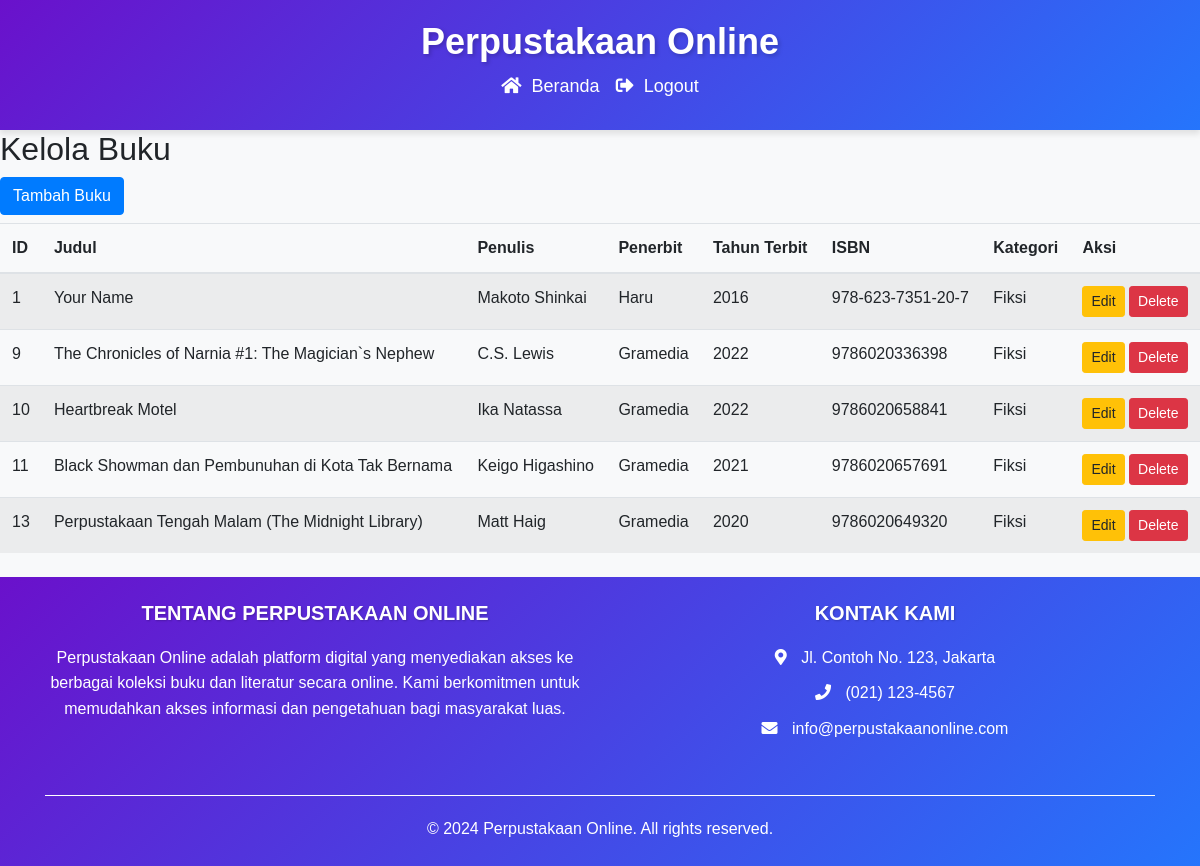
Page /perpustakaan_online/manage_book.php on the committed database.
### tables this page shows
CREATE TABLE `books` (
  `book_id` int(11) NOT NULL,
  `title` varchar(255) NOT NULL,
  `author` varchar(100) NOT NULL,
  `publisher` varchar(100) NOT NULL,
  `year_of_publication` year(4) NOT NULL,
  `isbn` varchar(20) NOT NULL,
  `category_id` int(11) DEFAULT NULL,
  `availability` tinyint(1) DEFAULT 1,
  `image_path` varchar(255) DEFAULT NULL,
  `synopsis` text DEFAULT NULL
);

CREATE TABLE `categories` (
  `category_id` int(11) NOT NULL,
  `category_name` varchar(50) NOT NULL
);

### perpustakaan_online/manage_book.php (the view)
<?php
include 'koneksi.php';
include 'template/header.php';
?>
<h2>Kelola Buku</h2>
<a href="add_book.php" class="btn btn-primary mb-2">Tambah Buku</a>
<table class="table table-striped">
    <thead>
        <tr>
            <th>ID</th>
            <th>Judul</th>
            <th>Penulis</th>
            <th>Penerbit</th>
            <th>Tahun Terbit</th>
            <th>ISBN</th>
            <th>Kategori</th>
            <th>Aksi</th>
        </tr>
    </thead>
    <tbody>
        <?php
        $sql = "SELECT Books.*, Categories.category_name FROM Books LEFT JOIN Categories ON Books.category_id = Categories.category_id";
        $result = $conn->query($sql);
        while ($row = $result->fetch_assoc()) {
            echo "<tr>";
            echo "<td>" . $row['book_id'] . "</td>";
            echo "<td>" . $row['title'] . "</td>";
            echo "<td>" . $row['author'] . "</td>";
            echo "<td>" . $row['publisher'] . "</td>";
            echo "<td>" . $row['year_of_publication'] . "</td>";
            echo "<td>" . $row['isbn'] . "</td>";
            echo "<td>" . $row['category_name'] . "</td>";
            echo "<td>
                    <a href='edit_book.php?book_id=" . $row['book_id'] . "' class='btn btn-warning btn-sm'>Edit</a>
                    <a href='delete_book.php?book_id=" . $row['book_id'] . "' class='btn btn-danger btn-sm'>Delete</a>
                </td>";
            echo "</tr>";
        }
        ?>
    </tbody>
</table>
<?php include 'template/footer.php'; ?>

### perpustakaan_online/template/header.php (shortened to what this page needs)
<!DOCTYPE html>
<html lang="id">
<head>
    <link rel="stylesheet" href="https://stackpath.bootstrapcdn.com/bootstrap/4.5.2/css/bootstrap.min.css">
    <link rel="stylesheet" href="https://cdnjs.cloudflare.com/ajax/libs/font-awesome/5.15.4/css/all.min.css">
</head>
<body>
    <header>
        <h1>Perpustakaan Online</h1>
        <nav class="navbar navbar-expand-lg">
            <div class="container">
                <div class="collapse navbar-collapse" id="navbarNav">
                    <ul class="navbar-nav">
                        <li class="nav-item">
                            <a class="nav-link" href="index.php">
                                <i class="fas fa-home icon"></i>Beranda
                            </a>
                        </li>
                        <li class="nav-item">
                            <a class="nav-link" href="logout.php">
                                <i class="fas fa-sign-out-alt icon"></i>Logout
                            </a>
                        </li>
                    </ul>
                </div>
            </div>
        </nav>
    </header>
</body>
</html>

### perpustakaan_online/template/footer.php (shortened to what this page needs)
<footer class="bg-primary text-white text-center p-4 mt-4">
    <div class="container">
        <div class="row">
            <div class="col-md-6 mb-4">
                <h5>Tentang Perpustakaan Online</h5>
                <p>Perpustakaan Online adalah platform digital yang menyediakan akses ke berbagai koleksi buku dan literatur secara online. Kami berkomitmen untuk memudahkan akses informasi dan pengetahuan bagi masyarakat luas.</p>
            </div>
            <div class="col-md-6 mb-4">
                <h5>Kontak Kami</h5>
                <ul class="list-unstyled">
                    <li><i class="fas fa-map-marker-alt"></i> Jl. Contoh No. 123, Jakarta</li>
                    <li><i class="fas fa-phone"></i> (021) 123-4567</li>
                    <li><i class="fas fa-envelope"></i> info@perpustakaanonline.com</li>
                </ul>
            </div>
        </div>
        <hr class="bg-white">
        <div class="row">
            <div class="col-md-12">
                <p>&copy; 2024 Perpustakaan Online. All rights reserved.</p>
            </div>
        </div>
    </div>
</footer>

### perpustakaan_online/template/header.php (style rules this page uses)
body { font-family: 'Arial', sans-serif; background-color: #f8f9fa; }
header { background: linear-gradient(135deg, #6a11cb 0%, #2575fc 100%); padding: 20px 0; color: white; box-shadow: 0 4px 6px rgba(0, 0, 0, 0.1); }
.navbar { padding: 0; }
.navbar-nav { margin: 0 auto; }
.navbar-nav .nav-link { color: white; padding: 10px 20px; font-size: 18px; transition: background 0.3s, color 0.3s; border-radius: 5px; }
h1 { text-align: center; margin: 0; font-size: 36px; font-weight: 700; text-shadow: 2px 2px 4px rgba(0, 0, 0, 0.2); }
.icon { margin-right: 10px; }

### perpustakaan_online/template/footer.php (style rules this page uses)
footer { background: linear-gradient(135deg, #6a11cb 0%, #2575fc 100%); color: white; padding: 40px 0; }
footer h5 { font-size: 20px; margin-bottom: 20px; text-transform: uppercase; font-weight: bold; text-shadow: 1px 1px 2px rgba(0, 0, 0, 0.2); }
footer p, footer ul { margin: 0; font-size: 16px; line-height: 1.6; }
footer ul { padding-left: 0; list-style: none; }
footer ul li { margin-bottom: 10px; }
footer ul li i { margin-right: 10px; }
footer hr { border-top: 1px solid rgba(255, 255, 255, 0.3); margin: 20px 0; }
footer p { margin-bottom: 0; }

### rows in the picture
books: book_id "1", title "Your Name", author "Makoto Shinkai", publisher "Haru", year_of_publication "2016", isbn "978-623-7351-20-7", category.category_name "Fiksi"
books: book_id "9", title "The Chronicles of Narnia #1: The Magician`s Nephew", author "C.S. Lewis", publisher "Gramedia", year_of_publication "2022", isbn "9786020336398", category.category_name "Fiksi"
books: book_id "10", title "Heartbreak Motel", author "Ika Natassa", publisher "Gramedia", year_of_publication "2022", isbn "9786020658841", category.category_name "Fiksi"
books: book_id "11", title "Black Showman dan Pembunuhan di Kota Tak Bernama", author "Keigo Higashino", publisher "Gramedia", year_of_publication "2021", isbn "9786020657691", category.category_name "Fiksi"
books: book_id "13", title "Perpustakaan Tengah Malam (The Midnight Library)", author "Matt Haig", publisher "Gramedia", year_of_publication "2020", isbn "9786020649320", category.category_name "Fiksi"
